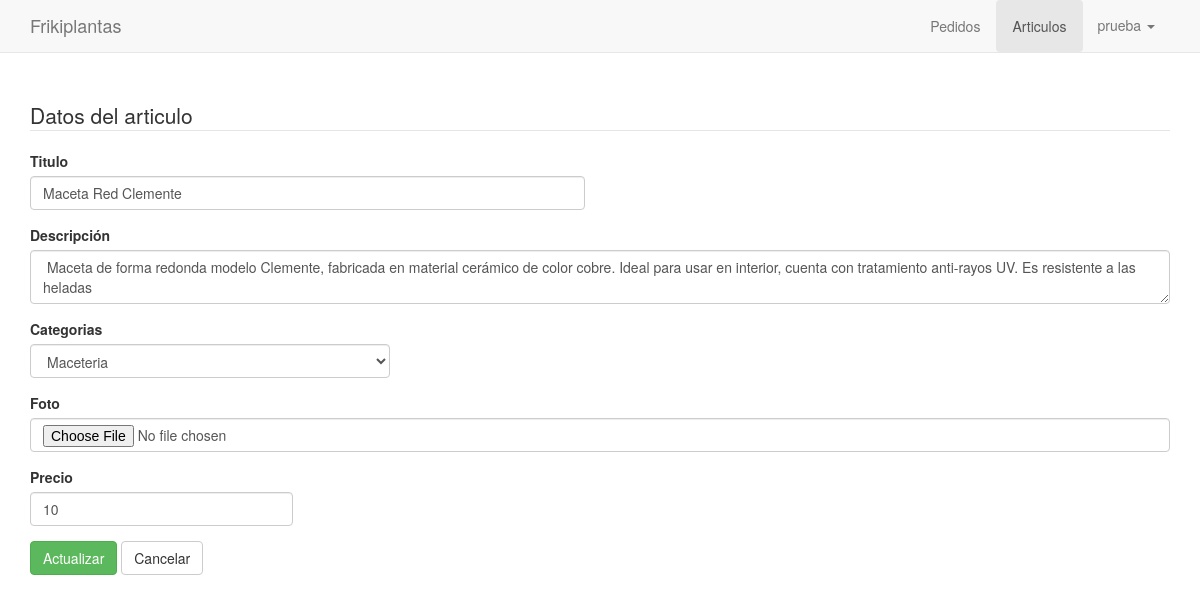
/panel/articulos/form_actualizar.php?id=35 (signed in), run on the app's committed database.
### tables this page shows
CREATE TABLE `articulos` (
  `id` int(11) NOT NULL,
  `titulo` varchar(80) NOT NULL,
  `descripcion` varchar(300) NOT NULL,
  `foto` varchar(100) NOT NULL,
  `precio` decimal(10,0) NOT NULL,
  `categoria_id` int(10) NOT NULL,
  `fecha` date NOT NULL,
  `estado` int(11) NOT NULL DEFAULT 1
);

CREATE TABLE `categorias` (
  `id` int(10) NOT NULL,
  `nombre` varchar(50) NOT NULL
);

### src/Articulos.php (called while the page is built, shortened)
<?php
class Articulos{
    private $cn = null;
    public function __construct()
    {
        $this->config = parse_ini_file(__DIR__.'/../config.ini') ;
        $this->cn = new \PDO( $this->config['dns'], $this->config['usuario'],$this->config['clave'],array(
            \PDO::MYSQL_ATTR_INIT_COMMAND => 'SET NAMES utf8'
        ));
    }
    public function mostrarPorId($id){
        $sql = "SELECT * FROM `articulos` WHERE `id`=:id ";
        $resultado = $this->cn->prepare($sql);
        $_array = array(
            ":id" =>  $id
        );
        if($resultado->execute($_array))
            return $resultado->fetch();
        return false;
    }
}

### src/Categoria.php (called while the page is built, shortened)
<?php
class Categoria{
    private $cn = null;
    public function __construct()
    {
        $this->config = parse_ini_file(__DIR__.'/../config.ini') ;
        $this->cn = new \PDO( $this->config['dns'], $this->config['usuario'],$this->config['clave'],array(
            \PDO::MYSQL_ATTR_INIT_COMMAND => 'SET NAMES utf8'
        ));
    }
    public function mostrar(){
        $sql = "SELECT * FROM categorias";
        $resultado = $this->cn->prepare($sql);
        if($resultado->execute())
            return $resultado->fetchAll();
        return false;
    }
}

### panel/articulos/form_actualizar.php (the view, shortened to what this page needs)
<?php
if(isset($_GET['id']) && is_numeric($_GET['id'])){
  $id = $_GET['id'];
$articulos = new frikiplantas\Articulos;
$resultado = $articulos -> mostrarPorId($id);
}else{
  header ('Location: index.php');
}
?>
<!DOCTYPE html>
<html lang="en">
  <head>
    <link rel="stylesheet" href="../../assets/css/bootstrap.min.css">
    <link rel="stylesheet" href="../../assets/css/estilos.css">
  </head>
  <body>
    <nav class="navbar navbar-default navbar-fixed-top">
      <div class="container">
        <div class="navbar-header">
          <a class="navbar-brand" href="../dashboard.php">Frikiplantas</a>
        </div>
        <div id="navbar" class="navbar-collapse collapse">
          <ul class="nav navbar-nav pull-right">
            <li>
              <a href="../pedidos/index.php" class="btn">Pedidos</a>
            </li>
            <li class="active">
              <a href="index.php" class="btn">Articulos</a>
            </li>
            <li class="dropdown">
                <a href="#" class="dropdown-toggle" data-toggle="dropdown" role="button" aria-haspopup="true" aria-expanded="false"><?php print $_SESSION['usuario_info']['nombre_usuario']?> <span class="caret"></span></a>
            </li>
          </ul>
        </div>
      </div>
    </nav>
    <div class="container" id="main">
      <div class="row">
        <div class="col-md-12">
          <fieldset>
            <legend>Datos del articulo</legend>
            <form method="POST" action="../acciones.php" enctype="multipart/form-data">
              <div class="row">
                  <div class="col-md-6">
                      <div class="form-group">
                          <label>Titulo</label>
                          <input value="<?php print $resultado['titulo'] ?>" type="text" class="form-control" name="titulo" required>
                      </div>
                  </div>
              </div>
              <div class="row">
                  <div class="col-md-12">
                      <div class="form-group">
                          <label>Descripción</label>
                          <textarea class="form-control" name="descripcion" id="" cols="3" required> <?php print $resultado['descripcion']?></textarea>
                      </div>
                  </div>
              </div>
              <div class="row">
                  <div class="col-md-4">
                      <div class="form-group">
                          <label>Categorias</label>
                          <select class="form-control" name="categoria_id" required>
                            <?php
                            $categoria = new frikiplantas\Categoria;
                            $info_categoria = $categoria -> mostrar();
                            $cantidad = count($info_categoria);
                            for($x = 0; $x < $cantidad; $x++){
                              $item = $info_categoria[$x];
                            ?>
                              <option value="<?php print $item['id'] ?>"
                              <?php print $resultado['categoria_id']== $item['id'] ?'selected':'' ?>
                              ><?php print $item['nombre'] ?></option>
                            <?php
                            }
                            ?>
                          </select>
                      </div>
                  </div>
              </div>
              <div class="row">
                  <div class="col-md-12">
                      <div class="form-group">
                          <label>Foto</label>
                          <input type="file" class="form-control" name="foto" required>
                      </div>
                  </div>
              </div>
              <div class="row">
                  <div class="col-md-3">
                      <div class="form-group">
                          <label>Precio</label>
                          <input value="<?php print $resultado['precio'] ?>" type="text" class="form-control" name="precio" placeholder="0.00" required>
                      </div>
                  </div>
              </div>
              <input type="submit" class="btn btn-success" name="accion" value="Actualizar">
              <a href="index.php" class="btn btn-default">Cancelar</a>
            </form>
          </fieldset>
        </div>
      </div>
    </div>
  </body>
</html>

### assets/css/estilos.css (style rules this page uses)
#main { margin-top: 100px; }

### data on the page
articulos: titulo "Maceta Red Clemente", descripcion "Maceta de forma redonda modelo Clemente, fabricada en material cerámico de color cobre. Ideal para usar en interior, cuenta con tratamiento anti-rayos UV. Es resistente a las heladas", categoria_id "Maceteria", precio "10"

### other printed values
$_SESSION['usuario_info']['nombre_usuario'] "prueba"
